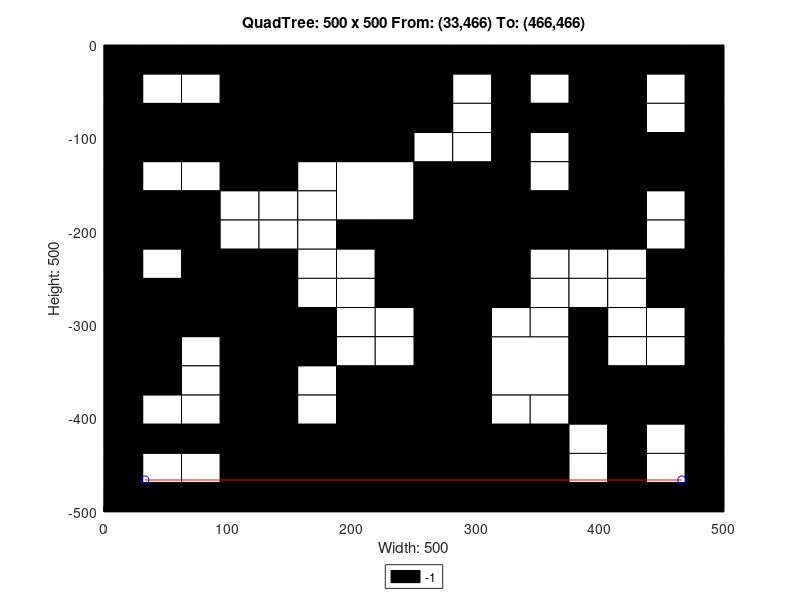

This chart was generated by the following MATLAB code:
axis([0 500 -500 0]);
title('QuadTree: 500 x 500 From: (33,466) To: (466,466)');
xlabel('Width: 500');
ylabel('Height: 500');
rectangle('Position',[125 -125 125 125], 'FaceColor',[0 0 0]);
rectangle('Position',[0 -125 62.5 62.5], 'FaceColor',[0 0 0]);
rectangle('Position',[62.5 -125 62.5 62.5], 'FaceColor',[0 0 0]);
rectangle('Position',[187.5 -187.5 62.5 62.5], 'FaceColor',[1 1 1]);
rectangle('Position',[375 -62.5 62.5 62.5], 'FaceColor',[0 0 0]);
rectangle('Position',[375 -125 62.5 62.5], 'FaceColor',[0 0 0]);
rectangle('Position',[250 -187.5 62.5 62.5], 'FaceColor',[0 0 0]);
rectangle('Position',[250 -250 62.5 62.5], 'FaceColor',[0 0 0]);
rectangle('Position',[375 -187.5 62.5 62.5], 'FaceColor',[0 0 0]);
rectangle('Position',[0 -312.5 62.5 62.5], 'FaceColor',[0 0 0]);
rectangle('Position',[62.5 -312.5 62.5 62.5], 'FaceColor',[0 0 0]);
rectangle('Position',[0 -375 62.5 62.5], 'FaceColor',[0 0 0]);
rectangle('Position',[187.5 -437.5 62.5 62.5], 'FaceColor',[0 0 0]);
rectangle('Position',[125 -500 62.5 62.5], 'FaceColor',[0 0 0]);
rectangle('Position',[187.5 -500 62.5 62.5], 'FaceColor',[0 0 0]);
rectangle('Position',[250 -312.5 62.5 62.5], 'FaceColor',[0 0 0]);
rectangle('Position',[250 -375 62.5 62.5], 'FaceColor',[0 0 0]);
rectangle('Position',[312.5 -375 62.5 62.5], 'FaceColor',[1 1 1]);
rectangle('Position',[250 -437.5 62.5 62.5], 'FaceColor',[0 0 0]);
rectangle('Position',[250 -500 62.5 62.5], 'FaceColor',[0 0 0]);
rectangle('Position',[312.5 -500 62.5 62.5], 'FaceColor',[0 0 0]);
rectangle('Position',[0 -31.25 31.25 31.25], 'FaceColor',[0 0 0]);
rectangle('Position',[31.25 -31.25 31.25 31.25], 'FaceColor',[0 0 0]);
rectangle('Position',[0 -62.5 31.25 31.25], 'FaceColor',[0 0 0]);
rectangle('Position',[31.25 -62.5 31.25 31.25], 'FaceColor',[1 1 1]);
rectangle('Position',[62.5 -31.25 31.25 31.25], 'FaceColor',[0 0 0]);
rectangle('Position',[93.75 -31.25 31.25 31.25], 'FaceColor',[0 0 0]);
rectangle('Position',[62.5 -62.5 31.25 31.25], 'FaceColor',[1 1 1]);
rectangle('Position',[93.75 -62.5 31.25 31.25], 'FaceColor',[0 0 0]);
rectangle('Position',[0 -156.25 31.25 31.25], 'FaceColor',[0 0 0]);
rectangle('Position',[31.25 -156.25 31.25 31.25], 'FaceColor',[1 1 1]);
rectangle('Position',[0 -187.5 31.25 31.25], 'FaceColor',[0 0 0]);
rectangle('Position',[31.25 -187.5 31.25 31.25], 'FaceColor',[0 0 0]);
rectangle('Position',[62.5 -156.25 31.25 31.25], 'FaceColor',[1 1 1]);
rectangle('Position',[93.75 -156.25 31.25 31.25], 'FaceColor',[0 0 0]);
rectangle('Position',[62.5 -187.5 31.25 31.25], 'FaceColor',[0 0 0]);
rectangle('Position',[93.75 -187.5 31.25 31.25], 'FaceColor',[1 1 1]);
rectangle('Position',[0 -218.75 31.25 31.25], 'FaceColor',[0 0 0]);
rectangle('Position',[31.25 -218.75 31.25 31.25], 'FaceColor',[0 0 0]);
rectangle('Position',[0 -250 31.25 31.25], 'FaceColor',[0 0 0]);
rectangle('Position',[31.25 -250 31.25 31.25], 'FaceColor',[1 1 1]);
rectangle('Position',[62.5 -218.75 31.25 31.25], 'FaceColor',[0 0 0]);
rectangle('Position',[93.75 -218.75 31.25 31.25], 'FaceColor',[1 1 1]);
rectangle('Position',[62.5 -250 31.25 31.25], 'FaceColor',[0 0 0]);
rectangle('Position',[93.75 -250 31.25 31.25], 'FaceColor',[0 0 0]);
rectangle('Position',[125 -156.25 31.25 31.25], 'FaceColor',[0 0 0]);
rectangle('Position',[156.25 -156.25 31.25 31.25], 'FaceColor',[1 1 1]);
rectangle('Position',[125 -187.5 31.25 31.25], 'FaceColor',[1 1 1]);
rectangle('Position',[156.25 -187.5 31.25 31.25], 'FaceColor',[1 1 1]);
rectangle('Position',[125 -218.75 31.25 31.25], 'FaceColor',[1 1 1]);
rectangle('Position',[156.25 -218.75 31.25 31.25], 'FaceColor',[1 1 1]);
rectangle('Position',[125 -250 31.25 31.25], 'FaceColor',[0 0 0]);
rectangle('Position',[156.25 -250 31.25 31.25], 'FaceColor',[1 1 1]);
rectangle('Position',[187.5 -218.75 31.25 31.25], 'FaceColor',[0 0 0]);
rectangle('Position',[218.75 -218.75 31.25 31.25], 'FaceColor',[0 0 0]);
rectangle('Position',[187.5 -250 31.25 31.25], 'FaceColor',[1 1 1]);
rectangle('Position',[218.75 -250 31.25 31.25], 'FaceColor',[0 0 0]);
rectangle('Position',[250 -31.25 31.25 31.25], 'FaceColor',[0 0 0]);
rectangle('Position',[281.25 -31.25 31.25 31.25], 'FaceColor',[0 0 0]);
rectangle('Position',[250 -62.5 31.25 31.25], 'FaceColor',[0 0 0]);
rectangle('Position',[281.25 -62.5 31.25 31.25], 'FaceColor',[1 1 1]);
rectangle('Position',[312.5 -31.25 31.25 31.25], 'FaceColor',[0 0 0]);
rectangle('Position',[343.75 -31.25 31.25 31.25], 'FaceColor',[0 0 0]);
rectangle('Position',[312.5 -62.5 31.25 31.25], 'FaceColor',[0 0 0]);
rectangle('Position',[343.75 -62.5 31.25 31.25], 'FaceColor',[1 1 1]);
rectangle('Position',[250 -93.75 31.25 31.25], 'FaceColor',[0 0 0]);
rectangle('Position',[281.25 -93.75 31.25 31.25], 'FaceColor',[1 1 1]);
rectangle('Position',[250 -125 31.25 31.25], 'FaceColor',[1 1 1]);
rectangle('Position',[281.25 -125 31.25 31.25], 'FaceColor',[1 1 1]);
rectangle('Position',[312.5 -93.75 31.25 31.25], 'FaceColor',[0 0 0]);
rectangle('Position',[343.75 -93.75 31.25 31.25], 'FaceColor',[0 0 0]);
rectangle('Position',[312.5 -125 31.25 31.25], 'FaceColor',[0 0 0]);
rectangle('Position',[343.75 -125 31.25 31.25], 'FaceColor',[1 1 1]);
rectangle('Position',[437.5 -31.25 31.25 31.25], 'FaceColor',[0 0 0]);
rectangle('Position',[468.75 -31.25 31.25 31.25], 'FaceColor',[0 0 0]);
rectangle('Position',[437.5 -62.5 31.25 31.25], 'FaceColor',[1 1 1]);
rectangle('Position',[468.75 -62.5 31.25 31.25], 'FaceColor',[0 0 0]);
rectangle('Position',[437.5 -93.75 31.25 31.25], 'FaceColor',[1 1 1]);
rectangle('Position',[468.75 -93.75 31.25 31.25], 'FaceColor',[0 0 0]);
rectangle('Position',[437.5 -125 31.25 31.25], 'FaceColor',[0 0 0]);
rectangle('Position',[468.75 -125 31.25 31.25], 'FaceColor',[0 0 0]);
rectangle('Position',[312.5 -156.25 31.25 31.25], 'FaceColor',[0 0 0]);
rectangle('Position',[343.75 -156.25 31.25 31.25], 'FaceColor',[1 1 1]);
rectangle('Position',[312.5 -187.5 31.25 31.25], 'FaceColor',[0 0 0]);
rectangle('Position',[343.75 -187.5 31.25 31.25], 'FaceColor',[0 0 0]);
rectangle('Position',[312.5 -218.75 31.25 31.25], 'FaceColor',[0 0 0]);
rectangle('Position',[343.75 -218.75 31.25 31.25], 'FaceColor',[0 0 0]);
rectangle('Position',[312.5 -250 31.25 31.25], 'FaceColor',[0 0 0]);
rectangle('Position',[343.75 -250 31.25 31.25], 'FaceColor',[1 1 1]);
rectangle('Position',[437.5 -156.25 31.25 31.25], 'FaceColor',[0 0 0]);
rectangle('Position',[468.75 -156.25 31.25 31.25], 'FaceColor',[0 0 0]);
rectangle('Position',[437.5 -187.5 31.25 31.25], 'FaceColor',[1 1 1]);
rectangle('Position',[468.75 -187.5 31.25 31.25], 'FaceColor',[0 0 0]);
rectangle('Position',[375 -218.75 31.25 31.25], 'FaceColor',[0 0 0]);
rectangle('Position',[406.25 -218.75 31.25 31.25], 'FaceColor',[0 0 0]);
rectangle('Position',[375 -250 31.25 31.25], 'FaceColor',[1 1 1]);
rectangle('Position',[406.25 -250 31.25 31.25], 'FaceColor',[1 1 1]);
rectangle('Position',[437.5 -218.75 31.25 31.25], 'FaceColor',[1 1 1]);
rectangle('Position',[468.75 -218.75 31.25 31.25], 'FaceColor',[0 0 0]);
rectangle('Position',[437.5 -250 31.25 31.25], 'FaceColor',[0 0 0]);
rectangle('Position',[468.75 -250 31.25 31.25], 'FaceColor',[0 0 0]);
rectangle('Position',[62.5 -343.75 31.25 31.25], 'FaceColor',[1 1 1]);
rectangle('Position',[93.75 -343.75 31.25 31.25], 'FaceColor',[0 0 0]);
rectangle('Position',[62.5 -375 31.25 31.25], 'FaceColor',[1 1 1]);
rectangle('Position',[93.75 -375 31.25 31.25], 'FaceColor',[0 0 0]);
rectangle('Position',[125 -281.25 31.25 31.25], 'FaceColor',[0 0 0]);
rectangle('Position',[156.25 -281.25 31.25 31.25], 'FaceColor',[1 1 1]);
rectangle('Position',[125 -312.5 31.25 31.25], 'FaceColor',[0 0 0]);
rectangle('Position',[156.25 -312.5 31.25 31.25], 'FaceColor',[0 0 0]);
rectangle('Position',[187.5 -281.25 31.25 31.25], 'FaceColor',[1 1 1]);
rectangle('Position',[218.75 -281.25 31.25 31.25], 'FaceColor',[0 0 0]);
rectangle('Position',[187.5 -312.5 31.25 31.25], 'FaceColor',[1 1 1]);
rectangle('Position',[218.75 -312.5 31.25 31.25], 'FaceColor',[1 1 1]);
rectangle('Position',[125 -343.75 31.25 31.25], 'FaceColor',[0 0 0]);
rectangle('Position',[156.25 -343.75 31.25 31.25], 'FaceColor',[0 0 0]);
rectangle('Position',[125 -375 31.25 31.25], 'FaceColor',[0 0 0]);
rectangle('Position',[156.25 -375 31.25 31.25], 'FaceColor',[1 1 1]);
rectangle('Position',[187.5 -343.75 31.25 31.25], 'FaceColor',[1 1 1]);
rectangle('Position',[218.75 -343.75 31.25 31.25], 'FaceColor',[1 1 1]);
rectangle('Position',[187.5 -375 31.25 31.25], 'FaceColor',[0 0 0]);
rectangle('Position',[218.75 -375 31.25 31.25], 'FaceColor',[0 0 0]);
rectangle('Position',[0 -406.25 31.25 31.25], 'FaceColor',[0 0 0]);
rectangle('Position',[31.25 -406.25 31.25 31.25], 'FaceColor',[1 1 1]);
rectangle('Position',[0 -437.5 31.25 31.25], 'FaceColor',[0 0 0]);
rectangle('Position',[31.25 -437.5 31.25 31.25], 'FaceColor',[0 0 0]);
rectangle('Position',[62.5 -406.25 31.25 31.25], 'FaceColor',[1 1 1]);
rectangle('Position',[93.75 -406.25 31.25 31.25], 'FaceColor',[0 0 0]);
rectangle('Position',[62.5 -437.5 31.25 31.25], 'FaceColor',[0 0 0]);
rectangle('Position',[93.75 -437.5 31.25 31.25], 'FaceColor',[0 0 0]);
rectangle('Position',[0 -468.75 31.25 31.25], 'FaceColor',[0 0 0]);
rectangle('Position',[31.25 -468.75 31.25 31.25], 'FaceColor',[1 1 1]);
rectangle('Position',[0 -500 31.25 31.25], 'FaceColor',[0 0 0]);
rectangle('Position',[31.25 -500 31.25 31.25], 'FaceColor',[0 0 0]);
rectangle('Position',[62.5 -468.75 31.25 31.25], 'FaceColor',[1 1 1]);
rectangle('Position',[93.75 -468.75 31.25 31.25], 'FaceColor',[0 0 0]);
rectangle('Position',[62.5 -500 31.25 31.25], 'FaceColor',[0 0 0]);
rectangle('Position',[93.75 -500 31.25 31.25], 'FaceColor',[0 0 0]);
rectangle('Position',[125 -406.25 31.25 31.25], 'FaceColor',[0 0 0]);
rectangle('Position',[156.25 -406.25 31.25 31.25], 'FaceColor',[1 1 1]);
rectangle('Position',[125 -437.5 31.25 31.25], 'FaceColor',[0 0 0]);
rectangle('Position',[156.25 -437.5 31.25 31.25], 'FaceColor',[0 0 0]);
rectangle('Position',[312.5 -281.25 31.25 31.25], 'FaceColor',[0 0 0]);
rectangle('Position',[343.75 -281.25 31.25 31.25], 'FaceColor',[1 1 1]);
rectangle('Position',[312.5 -312.5 31.25 31.25], 'FaceColor',[1 1 1]);
rectangle('Position',[343.75 -312.5 31.25 31.25], 'FaceColor',[1 1 1]);
rectangle('Position',[375 -281.25 31.25 31.25], 'FaceColor',[1 1 1]);
rectangle('Position',[406.25 -281.25 31.25 31.25], 'FaceColor',[1 1 1]);
rectangle('Position',[375 -312.5 31.25 31.25], 'FaceColor',[0 0 0]);
rectangle('Position',[406.25 -312.5 31.25 31.25], 'FaceColor',[1 1 1]);
rectangle('Position',[437.5 -281.25 31.25 31.25], 'FaceColor',[0 0 0]);
rectangle('Position',[468.75 -281.25 31.25 31.25], 'FaceColor',[0 0 0]);
rectangle('Position',[437.5 -312.5 31.25 31.25], 'FaceColor',[1 1 1]);
rectangle('Position',[468.75 -312.5 31.25 31.25], 'FaceColor',[0 0 0]);
rectangle('Position',[375 -343.75 31.25 31.25], 'FaceColor',[0 0 0]);
rectangle('Position',[406.25 -343.75 31.25 31.25], 'FaceColor',[1 1 1]);
rectangle('Position',[375 -375 31.25 31.25], 'FaceColor',[0 0 0]);
rectangle('Position',[406.25 -375 31.25 31.25], 'FaceColor',[0 0 0]);
rectangle('Position',[437.5 -343.75 31.25 31.25], 'FaceColor',[1 1 1]);
rectangle('Position',[468.75 -343.75 31.25 31.25], 'FaceColor',[0 0 0]);
rectangle('Position',[437.5 -375 31.25 31.25], 'FaceColor',[0 0 0]);
rectangle('Position',[468.75 -375 31.25 31.25], 'FaceColor',[0 0 0]);
rectangle('Position',[312.5 -406.25 31.25 31.25], 'FaceColor',[1 1 1]);
rectangle('Position',[343.75 -406.25 31.25 31.25], 'FaceColor',[1 1 1]);
rectangle('Position',[312.5 -437.5 31.25 31.25], 'FaceColor',[0 0 0]);
rectangle('Position',[343.75 -437.5 31.25 31.25], 'FaceColor',[0 0 0]);
rectangle('Position',[375 -406.25 31.25 31.25], 'FaceColor',[0 0 0]);
rectangle('Position',[406.25 -406.25 31.25 31.25], 'FaceColor',[0 0 0]);
rectangle('Position',[375 -437.5 31.25 31.25], 'FaceColor',[1 1 1]);
rectangle('Position',[406.25 -437.5 31.25 31.25], 'FaceColor',[0 0 0]);
rectangle('Position',[437.5 -406.25 31.25 31.25], 'FaceColor',[0 0 0]);
rectangle('Position',[468.75 -406.25 31.25 31.25], 'FaceColor',[0 0 0]);
rectangle('Position',[437.5 -437.5 31.25 31.25], 'FaceColor',[1 1 1]);
rectangle('Position',[468.75 -437.5 31.25 31.25], 'FaceColor',[0 0 0]);
rectangle('Position',[375 -468.75 31.25 31.25], 'FaceColor',[1 1 1]);
rectangle('Position',[406.25 -468.75 31.25 31.25], 'FaceColor',[0 0 0]);
rectangle('Position',[375 -500 31.25 31.25], 'FaceColor',[0 0 0]);
rectangle('Position',[406.25 -500 31.25 31.25], 'FaceColor',[0 0 0]);
rectangle('Position',[437.5 -468.75 31.25 31.25], 'FaceColor',[1 1 1]);
rectangle('Position',[468.75 -468.75 31.25 31.25], 'FaceColor',[0 0 0]);
rectangle('Position',[437.5 -500 31.25 31.25], 'FaceColor',[0 0 0]);
rectangle('Position',[468.75 -500 31.25 31.25], 'FaceColor',[0 0 0]);
X=[466,33];
Y=[-466,-466];
hold on;
plot(X,Y,'r');
plot(X,Y,'bo');
legend('-1','Location','southoutside');
